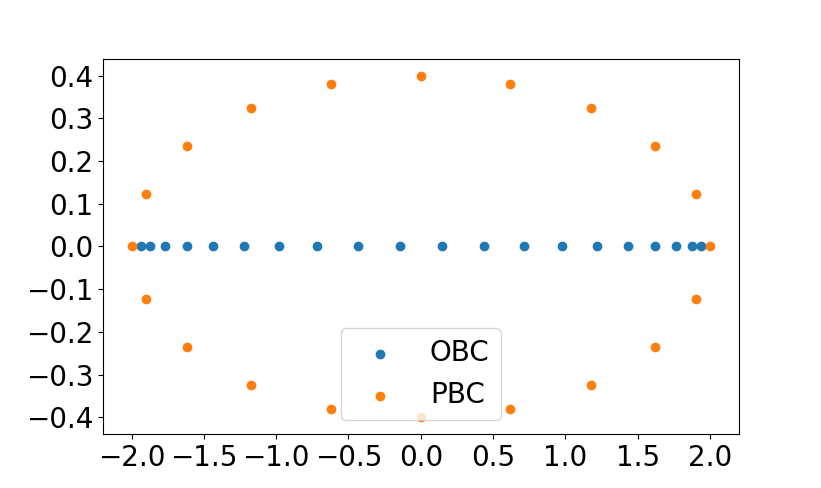

The script that drew this image:
include("../../../src/NH_hamiltonian.jl")
include("../../../src/NHKPM.jl")
include("../../../src/plot_figs.jl")

symmetry="Hatano"

gamma=0.2   
t1=1-gamma
t2=1+gamma

N=20 # number of sites

H=get_NH_SSH(t1,t2,t1,t2,0,N)
h_PBC=H.intra+H.tx+H.tmx  # for OBC use h=H.intra
h_OBC=H.intra

plot_eigen(h_OBC,label="OBC",mode="eigen")
plot_eigen(h_PBC,label="PBC",mode="eigen")
plt.xticks(fontsize=20)
plt.yticks(fontsize=20)
plt.legend(fontsize=20)
plt.show()
